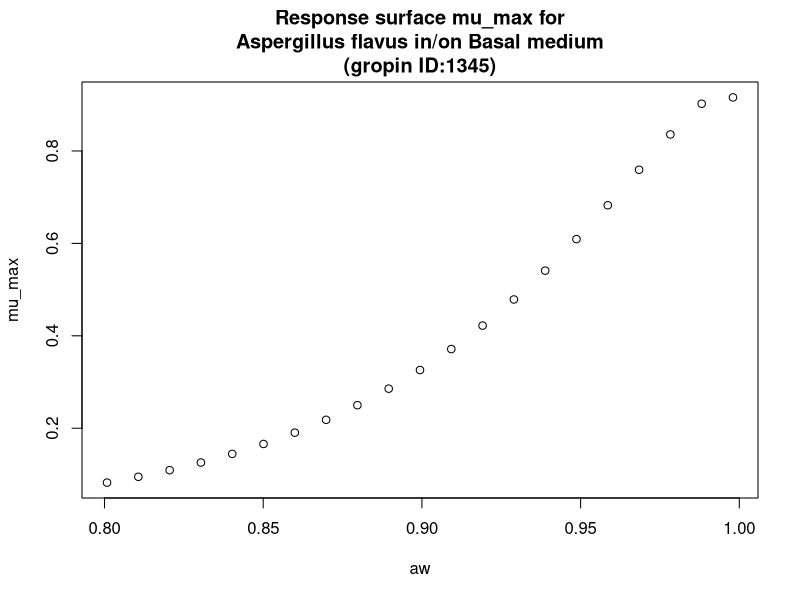

R code for this plot:
#############################
# start of Parameter script
#############################
aw <- seq(0.8008,0.998001998001998,length.out=21)
#############################
# end of Parameter script
#############################
############################# 
# start of Model script Gropin ID 1345 
#############################
 
# constant coefficients for this model
 
variables <- data.frame(aw)
argumentsPar <- expand.grid(variables)
 
# heart of the model
response_surface <- function(aw) {
   mumax <-exp(-0.1605+2.389*sqrt(1-aw)-17.08*(sqrt(1-aw))^2)

return(mumax=mumax)
} 

# output parameters
mumax <- cbind(argumentsPar,response_surface(argumentsPar['aw']))
colnames(mumax) <- c(colnames(argumentsPar),'mumax')
#############################
# End of Model script
#############################
############################# 
# start of Visualisation script Gropin ID 1345 
#############################
plot(aw,mumax$mumax,
                          xlab='aw',
                          ylab='mu_max',main='Response surface mu_max for
Aspergillus flavus in/on Basal medium
(gropin ID:1345)')
#############################
# End of Visualisation script
#############################
